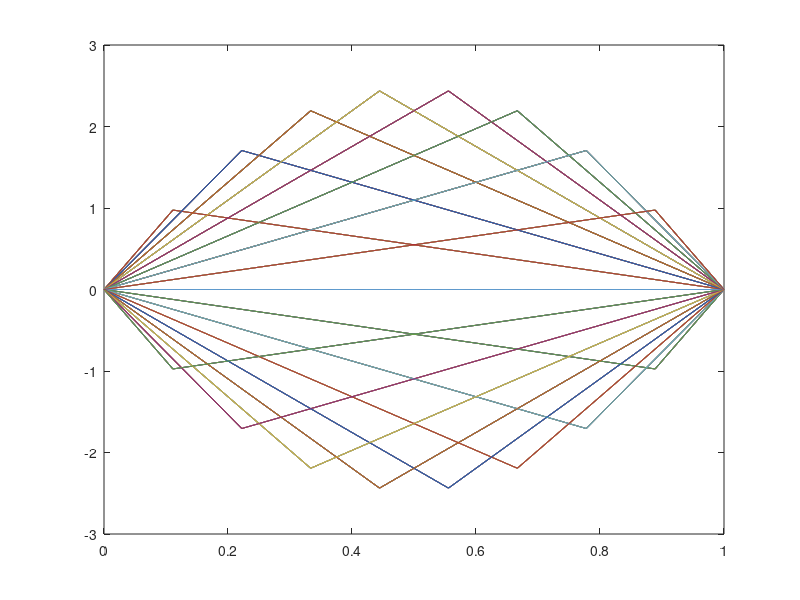
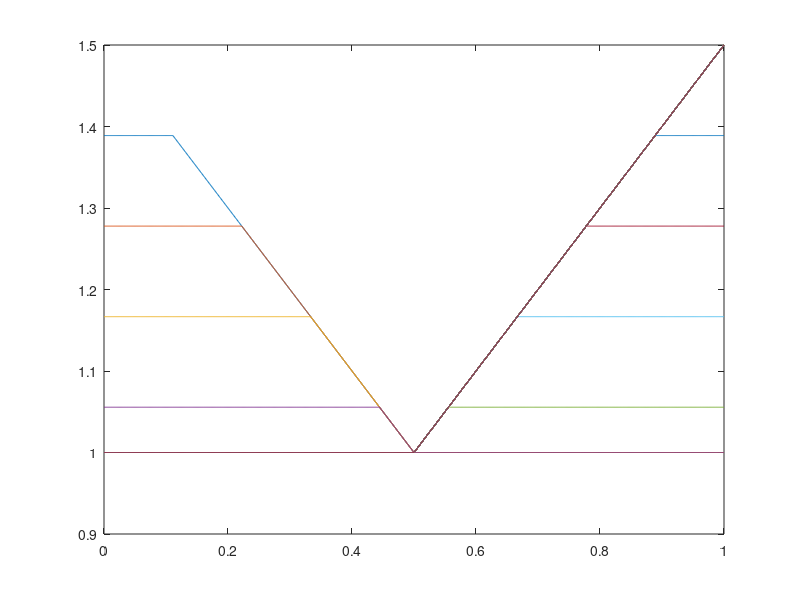
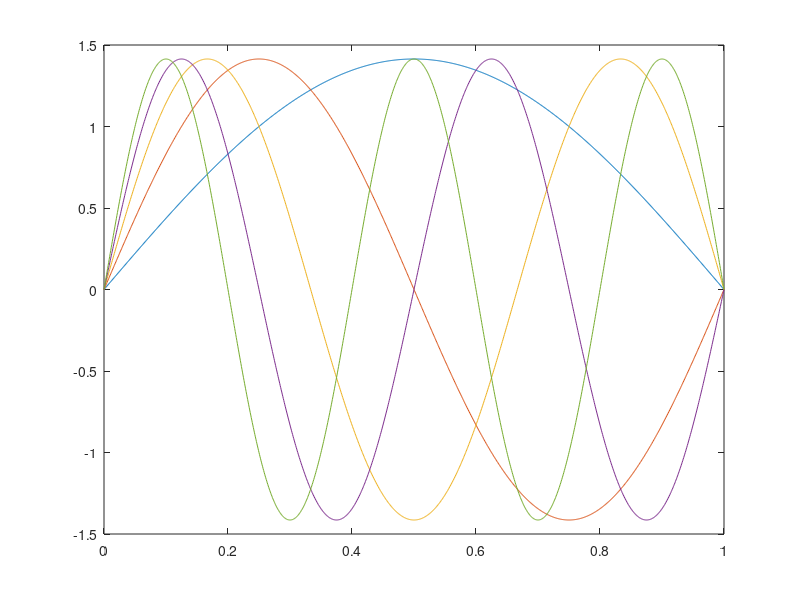
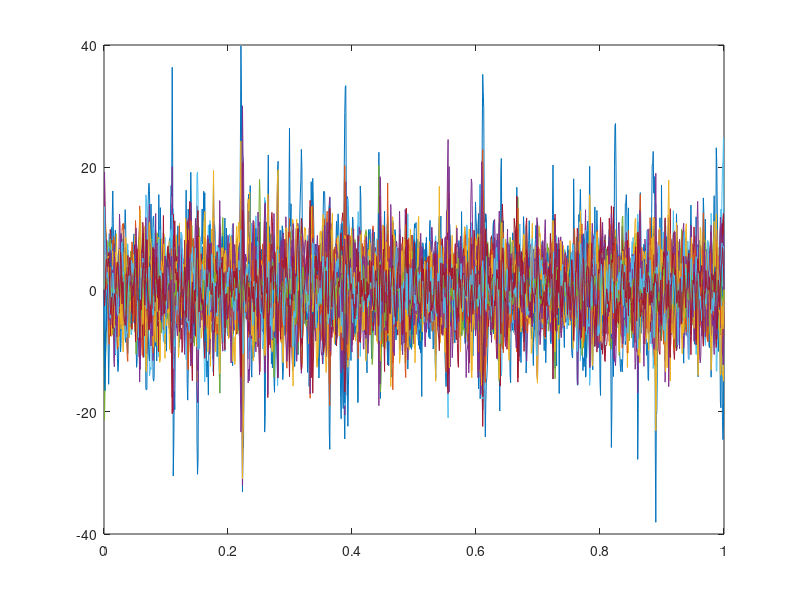

These charts were generated, in order, by the following MATLAB code:
% PlotKernelSeries
% Computes and plots kernels given by a Mercer series
close all
x = linspace(0,11)';
xx = linspace(0,1,1201)';
%% iterated Brownian bridge kernel
x=x(2:end-1);
ep = 0; beta = 1;
phifunc = @(n,x) sqrt(2)*sin(pi*x*n);
lambdafunc = @(n) ((n*pi).^2+ep^2).^(-beta);
if beta < 3
    M = 1000;
else
    M = ceil(1/pi*sqrt(eps^(-1/beta)*(N^2*pi^2+ep^2)-ep^2));
end
%% Brownian motion kernel, K(x,z) = min(x,z)
% x=x(2:end);
% phifunc = @(n,x) sqrt(2)*sin(pi*x*(2*n-1)/2);
% lambdafunc = @(n) 4./((2*n-1).^2*pi^2);
% M = 1000;
%% "reversed" Brownian motion kernel, K(x,z) = 1 - max(x,z)
% x=x(1:end-1);
% phifunc = @(n,x) sqrt(2)*cos(pi*x*(2*n-1)/2);
% lambdafunc = @(n) 4./((2*n-1).^2*pi^2);
% M = 1000;
%% Mercer series
N = length(x);
Lambda = diag(lambdafunc(1:M));
Phi_interp = phifunc(1:M,x);
Phi_eval = phifunc(1:M,xx);
Kbasis = Phi_eval*Lambda*Phi_interp'/Lambda(1,1);
%% Plot kernel basis obtained via Mercer series
plot(xx,Kbasis)
%% Plot kernel basis given in closed form
ep=1; a=1/2;
NN = length(xx);
K = @(x,z) 1 + ep^2/2*(abs(x-a)+abs(z-a)-abs(x-z));
Kbasis = K(repmat(xx,1,N),repmat(x',NN,1));
figure
plot(xx,Kbasis)
%% Plot first 5 eigenfunctions
figure
plot(xx,Phi_eval(:,1:5))
%% HS-SVD stuff
I_N = eye(N);
Phi_1 = Phi_interp(:,1:N);
Phi_2 = Phi_interp(:,N+1:end);
Lambda_1 = Lambda(1:N,1:N);
Lambda_2 = Lambda(N+1:M,N+1:M);
Correction = Lambda_2*(Phi_1\Phi_2)'/Lambda_1;
Psi_basis = Phi_eval*[I_N;Correction];
%Kbasis = Psi_eval*Lambda_1*Phi_1'/Lambda(1,1);
%% Plot Psi basis
figure
plot(xx,Psi_basis);%(:,1:3))
Phi_correct = Phi_eval(:,N+1:M)*Correction;
%% Plot correction added to first N eigenfunctions to obtain Psi basis
figure
plot(xx,Phi_correct(:,1:5))
